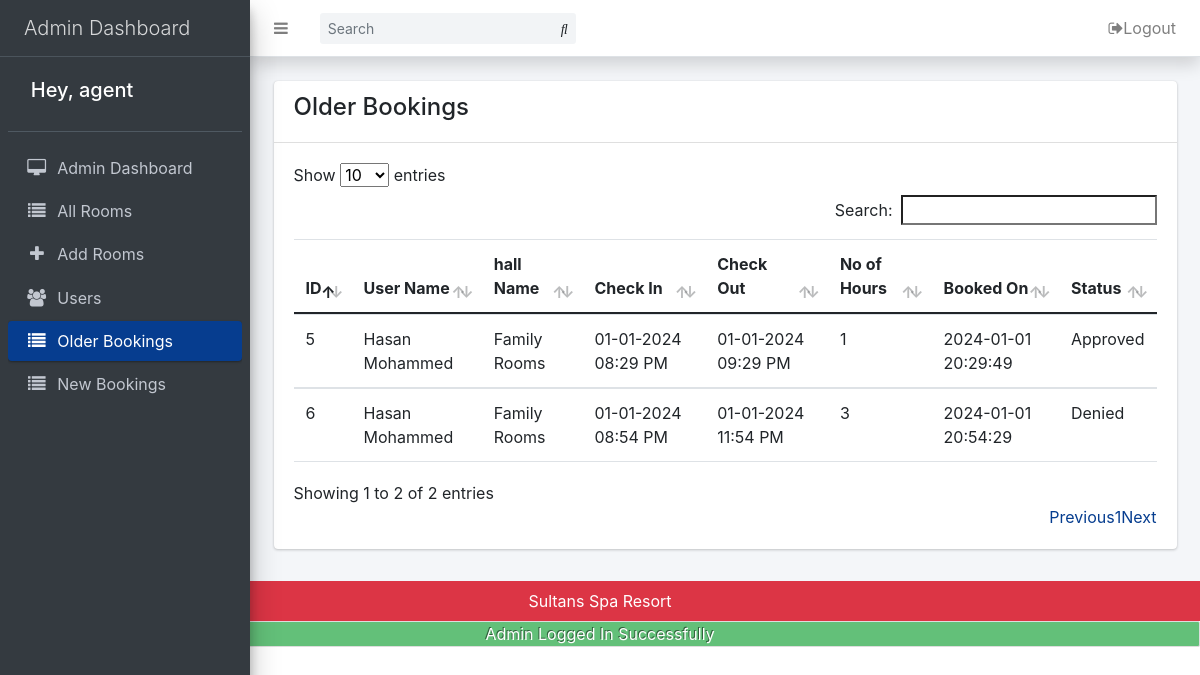
The page /admin/old-bookings.php (signed in) on the database its author committed.
### tables this page shows
CREATE TABLE `bookings` (
  `id` bigint(20) NOT NULL,
  `room_id` bigint(20) NOT NULL,
  `user_id` bigint(20) NOT NULL,
  `checkin` datetime NOT NULL,
  `checkout` datetime NOT NULL,
  `price` varchar(191) NOT NULL,
  `payment_mode` varchar(191) DEFAULT NULL,
  `booking_status` int(11) DEFAULT 0,
  `created_at` datetime DEFAULT current_timestamp(),
  `Status` varchar(100) NOT NULL
);

CREATE TABLE `users` (
  `id` bigint(11) NOT NULL,
  `fname` varchar(191) NOT NULL,
  `lname` char(191) NOT NULL,
  `phone` varchar(50) NOT NULL,
  `gender` varchar(50) NOT NULL,
  `email` varchar(191) NOT NULL,
  `password` varchar(191) NOT NULL,
  `status` tinyint(4) NOT NULL DEFAULT 0,
  `created_at` timestamp NOT NULL DEFAULT current_timestamp() ON UPDATE current_timestamp(),
  `active` tinyint(11) DEFAULT NULL
);

CREATE TABLE `rooms` (
  `id` bigint(20) NOT NULL,
  `room_name` varchar(191) NOT NULL,
  `no_of_beds` tinyint(4) NOT NULL,
  `room_qty` int(11) NOT NULL,
  `description` varchar(500) NOT NULL,
  `price` varchar(191) NOT NULL,
  `room_image` varchar(191) DEFAULT NULL,
  `status` tinyint(4) NOT NULL DEFAULT 0,
  `created_at` timestamp NOT NULL DEFAULT current_timestamp(),
  `door_no` varchar(255) NOT NULL
);

### admin/old-bookings.php (the view, shortened to what this page needs)
<?php include('includes/header.php') ?>
<section class="mt-2">
    <div class="container">
        <div class="row justify-content-center">
                    <?php
                        if(isset($_SESSION['adminlogin']))
                        {
                            $today = date("Y-m-d");
                            $all_bookings_query = " SELECT * FROM bookings ";
                            $all_bookings_query_run =  mysqli_query($con, $all_bookings_query);
                            if(mysqli_num_rows($all_bookings_query_run) > 0)
                            {
                                $old_bookings_query = " SELECT b.id as omid, b.checkin,b.checkout, b.created_at, b.Status, r.id, r.room_name, u.id, u.fname, u.lname FROM bookings b, rooms r, users u WHERE b.room_id= r.id AND u.id=b.user_id AND b.checkout < '$today' ";
                                $old_bookings_query_run = mysqli_query($con, $old_bookings_query);
                                if(mysqli_num_rows($old_bookings_query_run) > 0)
                                {
                                    ?>
                                        <div class="col-md-12">
                                            <div class="card">
                                                <div class="card-header">
                                                    <h4 class="heading">Older Bookings</h4>
                                                </div>
                                                <div class="card-body">
                                                    <table class="table" id="myTable">
                                                        <thead>
                                                            <tr>
                                                                <th>ID</th>
                                                                <th>User Name</th>
                                                                <th>hall Name</th>
                                                                <th>Check In</th>
                                                                <th>Check Out</th>
                                                                <th>No of Hours</th>
                                                                <th>Booked On</th>
                                                                <th>Status</th>
                                                            </tr>
                                                        </thead>
                                                        <tbody>
                                                    <?php
                                                    foreach($old_bookings_query_run as $oldroom)
                                                    {
                                                            $checkin = new DateTime($oldroom['checkin']);
                                                            $checkout = new DateTime($oldroom['checkout']);
                                                            $interval = $checkin->diff($checkout);
                                                            $totalHours = $interval->h + ($interval->days * 24);
                                                        ?>
                                                        <tr>
                                                            <td><?= $oldroom['omid']; ?></td>
                                                            <td><?= $oldroom['fname'].' '.$oldroom['lname']; ?></td>
                                                            <td><?= $oldroom['room_name']; ?></td>
                                                            <td> <?= date("d-m-Y h:i A", strtotime($oldroom['checkin'])); ?></td>
                                                            <td> <?= date("d-m-Y h:i A", strtotime($oldroom['checkout'])); ?></td>
                                                            <td><?= $totalHours; ?></td>
                                                            <td><?= $oldroom['created_at']; ?></td>
                                                            <td><?= $oldroom['Status']; ?></td>
                                                        </tr>
                                                        <?php
                                                    }
                                                    ?>
                                                        </tbody>
                                                    </table>
                                                </div>
                                            </div>
                                        </div>
                                    <?php
                                }
                            }
                        }
                        else
                        {
                            redirect("login.php","Login to view bookings");
                        }
                    ?>
        </div>
    </div>
</section>
<?php include('includes/footer.php'); ?>

### rows shown on the page
bookings: id "5", user.fname "Hasan", user.lname "Mohammed", room.room_name "Family Rooms", checkin "01-01-2024 08:29 PM", checkout "01-01-2024 09:29 PM", totalHours "1", created_at "2024-01-01 20:29:49", Status "Approved"
bookings: id "6", user.fname "Hasan", user.lname "Mohammed", room.room_name "Family Rooms", checkin "01-01-2024 08:54 PM", checkout "01-01-2024 11:54 PM", totalHours "3", created_at "2024-01-01 20:54:29", Status "Denied"

### other values the page prints
$_SESSION['admin']['name'] "agent"
